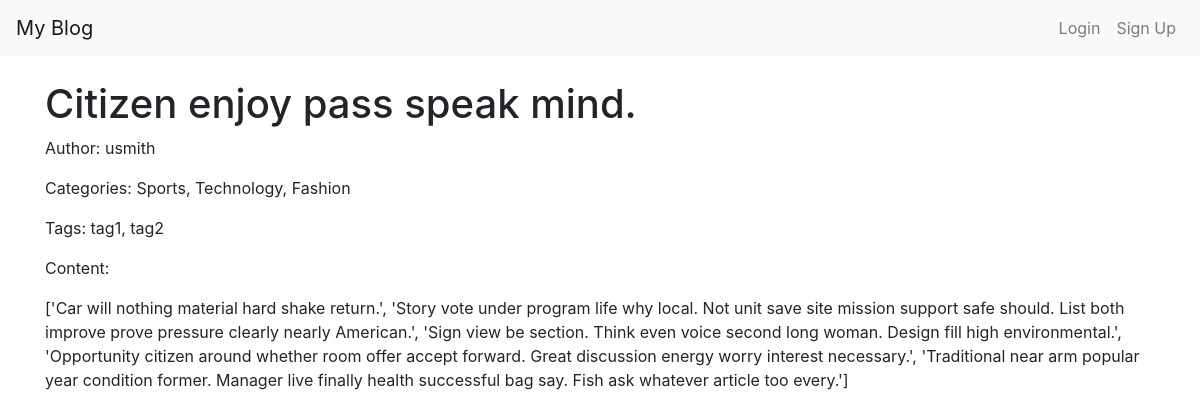
The app's page /blog/posts/8/ with its own data.
### blog/models.py (models this page shows, shortened)
class Post(models.Model):
     title = models.CharField(max_length=255)
     content = models.TextField()
     author = models.ForeignKey(Author, on_delete=models.CASCADE)
     categories = models.ManyToManyField(Category)
     tags = models.ManyToManyField(Tag)
     created_at = models.DateTimeField(auto_now_add=True)
     updated_at = models.DateTimeField(auto_now=True)
     published = models.BooleanField(default=False)
     class Meta:
             ordering = ['-created_at']

class Author(models.Model):
    user = models.OneToOneField(User, on_delete=models.CASCADE)
    bio = models.TextField()
    def __str__(self):
        return self.user.username

class Category(models.Model):
     name = models.CharField(max_length=255)
     description = models.TextField()

class Tag(models.Model):
     name = models.CharField(max_length=255)
     slug = models.SlugField( blank=True)

### blog/views.py (the view)
# urls.py: path('posts/<int:pk>/', PostDetailView.as_view(), name='post_detail'),
class PostDetailView(DetailView):
    model = Post
    template_name = 'blog/post_detail.html'
    def get_context_data(self, **kwargs):
        context = super().get_context_data(**kwargs)
        context['title'] = self.object.title
        return context

### blog/templates/blog/post_detail.html (shortened to what this page needs)
<!DOCTYPE html>
<html>
    {% extends "accounts/base.html" %}
    {% block content %}
    <div class="post-detail">
        <h1 class="post-title">{{ object.title }}</h1>
        <p>Author: {{ object.author }}</p>
        <p>Categories: {% for category in object.categories.all %}{{ category.name }}{% if not forloop.last %}, {% endif %}{% endfor %}</p>
        <p>Tags: {% for tag in object.tags.all %}{{ tag.name }}{% if not forloop.last %}, {% endif %}{% endfor %}</p>
        <p>Content:</p>
        <div class="post-content">{{ object.content }}</div>
    </div>
    {% endblock %}

### records on screen
Post: title "Citizen enjoy pass speak mind.", author "usmith", content "['Car will nothing material hard shake return.', 'Story vote under program life why local. Not unit save site mission support safe should. List both improve prove pressure clearly nearly American.', 'Sign view be section. Think even voice second long woman. Design fill high environmental.', 'Opportunity citizen around whether room offer accept forward. Great discussion energy worry interest necessary.', 'Traditional near arm popular year condition former. Manager live finally health successful bag say. Fish ask whatever article too every.']"
Category: name "Sports"
Category: name "Technology"
Category: name "Fashion"
Tag: name "tag1"
Tag: name "tag2"
